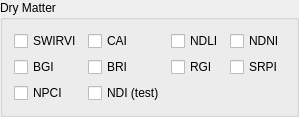
        <widget class="QgsCollapsibleGroupBox" name="mGroupBox_5">
         <property name="title">
          <string>Dry Matter</string>
         </property>
         <property name="collapsed">
          <bool>true</bool>
         </property>
         <layout class="QGridLayout" name="gridLayout_4">
          <item row="0" column="3">
           <widget class="QCheckBox" name="box_ndni">
            <property name="enabled">
             <bool>true</bool>
            </property>
            <property name="toolTip">
             <string>&lt;html&gt;&lt;head/&gt;&lt;body&gt;&lt;p&gt;Normalized Difference Nitrogen Index&lt;/p&gt;&lt;p&gt;SERRANO, L., PENUELAS, J. and USTIN, S.L. (2002): Remote sensing of nitrogen and lignin in Mediterranean vegetation from AVIRIS data: Decomposing biochemical from structural signals. In: Remote Sensing of Environment, 81(2), 355-364.&lt;/p&gt;&lt;/body&gt;&lt;/html&gt;</string>
            </property>
            <property name="text">
             <string>NDNI</string>
            </property>
           </widget>
          </item>
          <item row="0" column="2">
           <widget class="QCheckBox" name="box_ndli">
            <property name="enabled">
             <bool>true</bool>
            </property>
            <property name="toolTip">
             <string>&lt;html&gt;&lt;head/&gt;&lt;body&gt;&lt;p&gt;Normalized Difference Lignin Index&lt;/p&gt;&lt;p&gt;SERRANO, L., PENUELAS, J. and USTIN, S.L. (2002): Remote sensing of nitrogen and lignin in Mediterranean vegetation from AVIRIS data: Decomposing biochemical from structural signals. In: Remote Sensing of Environment, 81(2), 355-364.&lt;/p&gt;&lt;/body&gt;&lt;/html&gt;</string>
            </property>
            <property name="text">
             <string>NDLI</string>
            </property>
           </widget>
          </item>
          <item row="0" column="0">
           <widget class="QCheckBox" name="box_swirvi">
            <property name="enabled">
             <bool>true</bool>
            </property>
            <property name="toolTip">
             <string>&lt;html&gt;&lt;head/&gt;&lt;body&gt;&lt;p&gt;Shortwave Infrared Green Vegetation Index&lt;/p&gt;&lt;p&gt;LOBELL, D.B., ASNER, G.P., LAW, B.E. and TREUHAFT, R.N. (2001): Subpixel canopy cover estimation of coniferous forests in Oregon using SWIR imaging spectrometry. In: Journal of Geophysical Research: Atmospheres, 106(D6), 5151-5160.&lt;/p&gt;&lt;/body&gt;&lt;/html&gt;</string>
            </property>
            <property name="text">
             <string>SWIRVI</string>
            </property>
           </widget>
          </item>
          <item row="0" column="1">
           <widget class="QCheckBox" name="box_cai">
            <property name="enabled">
             <bool>true</bool>
            </property>
            <property name="toolTip">
             <string>&lt;html&gt;&lt;head/&gt;&lt;body&gt;&lt;p&gt;Cellulose Absorption Index&lt;/p&gt;&lt;p&gt;NAGLER, P.L., INOUE, Y., GLENN, E.P., RUSS, A.L. and DAUGHTRY, C.S.T. (2003): Cellulose absorption index (CAI) to quantify mixed soil-plant litter scenes. In: Remote Sensing of Environment, 87(2), 310-325.&lt;/p&gt;&lt;/body&gt;&lt;/html&gt;</string>
            </property>
            <property name="text">
             <string>CAI</string>
            </property>
           </widget>
          </item>
          <item row="2" column="0">
           <widget class="QCheckBox" name="box_npci">
            <property name="enabled">
             <bool>true</bool>
            </property>
            <property name="toolTip">
             <string>&lt;html&gt;&lt;head/&gt;&lt;body&gt;&lt;p&gt;Normalized Pigment Chlorophyll Index&lt;/p&gt;&lt;p&gt;PENUELAS, J., GAMON, J.A., FREDEEN, A.L., MERINO, J. and FIELD, C.B. (1994): Reflectance indices associated with physiological changes in nitrogen- and water-limited sunflower leaves. In: Remote Sensing of Environment, 48(2), 135-146.&lt;/p&gt;&lt;/body&gt;&lt;/html&gt;</string>
            </property>
            <property name="text">
             <string>NPCI</string>
            </property>
           </widget>
          </item>
          <item row="1" column="3">
           <widget class="QCheckBox" name="box_srpi">
            <property name="enabled">
             <bool>true</bool>
            </property>
            <property name="toolTip">
             <string>&lt;html&gt;&lt;head/&gt;&lt;body&gt;&lt;p&gt;Simple Ratio Pigment Index&lt;/p&gt;&lt;p&gt;PENUELAS, J., FILELLA, I., LLORET, P., MUNOZ, F. and VILAJELIU, M. (1995): Reflectance assessment of mite effects on apple trees. In: International Journal of Remote Sensing,  Vol.16(14), 2727-2733.&lt;/p&gt;&lt;/body&gt;&lt;/html&gt;</string>
            </property>
            <property name="text">
             <string>SRPI</string>
            </property>
           </widget>
          </item>
          <item row="1" column="2">
           <widget class="QCheckBox" name="box_rgi">
            <property name="enabled">
             <bool>true</bool>
            </property>
            <property name="toolTip">
             <string>&lt;html&gt;&lt;head/&gt;&lt;body&gt;&lt;p&gt;Red-Green Pigment Index&lt;/p&gt;&lt;p&gt;ZARCO-TEJADA, P.J., BERJON, A., LOPEZ-LOZANO, R., MILLER, J.R., MARTIN, P., CACHORRO, V., GONZALES, M.R. and de FRUTOS, A. (2005): Assessing vineyard condition with hyperspectral indices: Leaf and canopy reflectance simulation in a row-structured discontinuous canopy. In: Remote Sensing of Environment, 99(3), 271-287.&lt;/p&gt;&lt;/body&gt;&lt;/html&gt;</string>
            </property>
            <property name="text">
             <string>RGI</string>
            </property>
           </widget>
          </item>
          <item row="1" column="1">
           <widget class="QCheckBox" name="box_bri">
            <property name="enabled">
             <bool>true</bool>
            </property>
            <property name="toolTip">
             <string>&lt;html&gt;&lt;head/&gt;&lt;body&gt;&lt;p&gt;Blue Red Pigment Index&lt;/p&gt;&lt;p&gt;ZARCO-TEJADA, P.J., BERJON, A., LOPEZ-LOZANO, R., MILLER, J.R., MARTIN, P., CACHORRO, V., GONZALES, M.R. and de FRUTOS, A. (2005): Assessing vineyard condition with hyperspectral indices: Leaf and canopy reflectance simulation in a row-structured discontinuous canopy. In: Remote Sensing of Environment, 99(3), 271-287.&lt;/p&gt;&lt;/body&gt;&lt;/html&gt;</string>
            </property>
            <property name="text">
             <string>BRI</string>
            </property>
           </widget>
          </item>
          <item row="1" column="0">
           <widget class="QCheckBox" name="box_bgi">
            <property name="enabled">
             <bool>true</bool>
            </property>
            <property name="toolTip">
             <string>&lt;html&gt;&lt;head/&gt;&lt;body&gt;&lt;p&gt;Blue Green Pigment Index&lt;/p&gt;&lt;p&gt;ZARCO-TEJADA, P.J., BERJON, A., LOPEZ-LOZANO, R., MILLER, J.R., MARTIN, P., CACHORRO, V., GONZALES, M.R. and de FRUTOS, A. (2005): Assessing vineyard condition with hyperspectral indices: Leaf and canopy reflectance simulation in a row-structured discontinuous canopy. In: Remote Sensing of Environment, 99(3), 271-287.&lt;/p&gt;&lt;/body&gt;&lt;/html&gt;</string>
            </property>
            <property name="text">
             <string>BGI</string>
            </property>
           </widget>
          </item>
          <item row="2" column="1">
           <widget class="QCheckBox" name="box_ndi_test">
            <property name="text">
             <string>NDI (test)</string>
            </property>
           </widget>
          </item>
         </layout>
        </widget>
